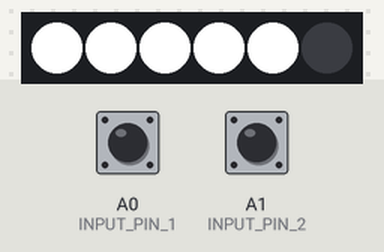
A sketch run on a simulated Arduino Uno, built with avr-gcc and run on an emulated ATmega328P. On the bench: 6 RGB LEDs in strip order, left to right. The test bench sets the inputs (shaded band); at power-on: A1 (INPUT_PIN_2) HIGH, A0 (INPUT_PIN_1) HIGH. Dim RGB values are drawn brighter than linear.

Above: at 3.9 s.
At 8.0 s:
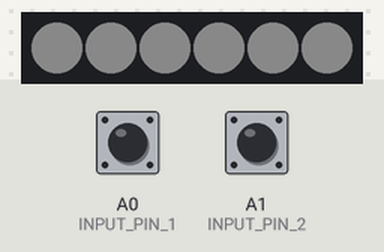
8.1 s: A1 (INPUT_PIN_2) pulled LOW for 0.15 s
At 8.25 s:
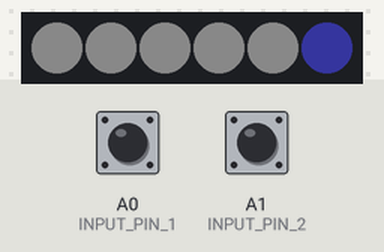
10.5 s: A0 (INPUT_PIN_1) pulled LOW for 0.15 s
At 11.05 s:
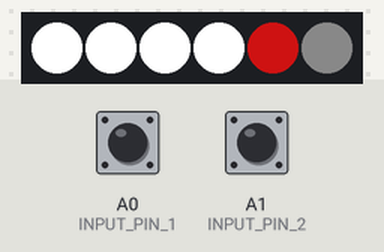
Timing chart, 0 to 13.5 s (numbered marks = the images above; inputs shaded):
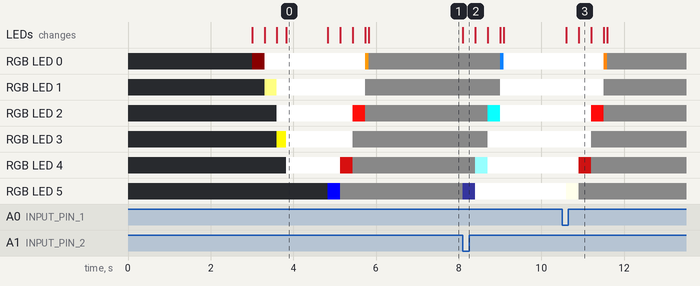

Measured:
- after the input at 8.1 s, RGB LED 0: RGB(10, 10, 10) → RGB(10, 130, 255) after 0.91 s, → RGB(255, 255, 255) 0.08 s later; RGB LED 1: RGB(10, 10, 10) → RGB(255, 255, 255) after 0.91 s
- after the input at 10.5 s, RGB LED 0: RGB(255, 255, 255) → RGB(255, 135, 10) after 1.0 s, → RGB(10, 10, 10) 0.08 s later; RGB LED 1: RGB(255, 255, 255) → RGB(10, 10, 10) after 1.0 s
- what the display in image 0 shows lasts 1.0 s, from 3.8 s to 4.8 s

The sketch:

SmartStairLights.ino
```cpp
#include <FastLED.h>

#define VERSION 2020042001

// define sendor input pins
#define INPUT_PIN_1_PULLUP      // enable pullup for switche (not needed for PIR/IR)
#define INPUT_PIN_2_PULLUP      // enable pullup for switche (not needed for PIR/IR)
#define INPUT_PIN_1     A0      // 18 A0
#define INPUT_PIN_2     A1      // 19 A1


// Setup LED connection
#define DATA_PIN        2
#define CLOCK_PIN       3
#define NUM_LEDS        6       // count of all LED ports
#define CHIPSET         WS2801
#define COLOR_ORDER     RGB

#define BRIGHTNESS_MIN  10      // dim level for inactivity
#define BRIGHTNESS_MAX  255     // max brightness of the LED Stripes

#define WAIT            1000    // wait time after a sequence in ms
#define WAIT_PIN_READ   250     // time between input status query in ms
#define WAIT_PIN_MAXW   100     // timeout of second timer event in ms = WAIT_PIN_READ * WAIT_PIN_MAXW(ait)

#define FADE_WAIT       2       // speed of LED dimming
#define FADE_STEP       20      // steps of LED brightness levels

#define SENSOR_WAIT     5000    // how long the pir sensor should be blocked
CRGB leds[NUM_LEDS];

void setup() {
    delay( 3000 ); // power-up safety delay

    pinMode(INPUT_PIN_1, INPUT);           // set pin to input
    pinMode(INPUT_PIN_2, INPUT);           // set pin to input
#ifdef INPUT_PIN_1_PULLUP
    digitalWrite(INPUT_PIN_1, HIGH);       // turn on pullup resistors
#endif
#ifdef INPUT_PIN_2_PULLUP
    digitalWrite(INPUT_PIN_2, HIGH);       // turn on pullup resistors
#endif

    FastLED.addLeds<CHIPSET, DATA_PIN, CLOCK_PIN, COLOR_ORDER>(leds, NUM_LEDS).setCorrection( TypicalLEDStrip );

    // LED check
    FadeSequenceForward(1);
    FadeSequenceBackward(0);

    Serial.println("setup done.");
}

void FadeUp(int lednum, int color) {
  for ( int brightness = BRIGHTNESS_MIN; brightness < BRIGHTNESS_MAX; brightness=brightness+FADE_STEP) {
    leds[lednum][color] = brightness;
    FastLED.show();
    delay(FADE_WAIT + 2);
  }
  leds[lednum][color] = BRIGHTNESS_MAX;
  FastLED.show();
}


void FadeDown(int lednum, int color) {
  for ( int brightness = BRIGHTNESS_MAX; brightness > BRIGHTNESS_MIN; brightness=brightness-FADE_STEP ) {
    leds[lednum][color] = brightness;
    FastLED.show();
    delay(FADE_WAIT + 2);
  }
  leds[lednum][color] = BRIGHTNESS_MIN;
  FastLED.show();
}

void FadeSequenceForward(bool led_on) {
  Serial.println("FadeSequenceForward()");
  for ( int out = 0; out < NUM_LEDS-1; out++ ) {
    for ( int color = 0; color < 3; color++ ) {
      if (led_on) {
        FadeUp(out, color);
      }  else {
        FadeDown(out,color);
      }
    }
  }
  delay(WAIT);
}

void FadeSequenceBackward(bool led_on) {
  Serial.println("FadeSequenceBackward()");
  for ( int out = NUM_LEDS-1; out >= 0; out-- ) {
    for ( int color = 2; color >= 0; color-- ) {
      if (led_on) {
        FadeUp(out, color);
      }  else {
        FadeDown(out,color);
      }
    }
  }
  delay(WAIT);
}

bool readInput1() {
#ifdef INPUT_PIN_1_PULLUP
  return (!digitalRead(INPUT_PIN_1));
#else
  return (digitalRead(INPUT_PIN_1));
#endif
}

bool readInput2() {
#ifdef INPUT_PIN_2_PULLUP
  return (!digitalRead(INPUT_PIN_2));
#else
  return (digitalRead(INPUT_PIN_2);
#endif
}
void loop()
{
  uint16_t wait_timout = 0;

// forward sequence 1 -> MAX_LED
  if (readInput1()) {
    Serial.println("start sequence on event1");
    FadeSequenceForward(1);
    while(!readInput2() && wait_timout < WAIT_PIN_MAXW) {
      if (readInput1()) {
        wait_timout = 0;
      } else {
        wait_timout++;
      }
      delay(WAIT_PIN_READ);
    }
    Serial.println("stop sequence on event2");
    FadeSequenceForward(0);
    delay(SENSOR_WAIT);
  }

  // backward sequence MAX_LED -> 1
  if (readInput2()) {
    Serial.println("start sequence on event2");
    FadeSequenceBackward(1);
    while(!readInput1() && wait_timout < WAIT_PIN_MAXW) {
      if (readInput2()) {
        wait_timout = 0;
      } else {
        wait_timout++;
      }
      delay(WAIT_PIN_READ);
    }
    Serial.println("stop sequence on event1");
    FadeSequenceBackward(0);
    delay(SENSOR_WAIT);
  }
} // END main loop
```
